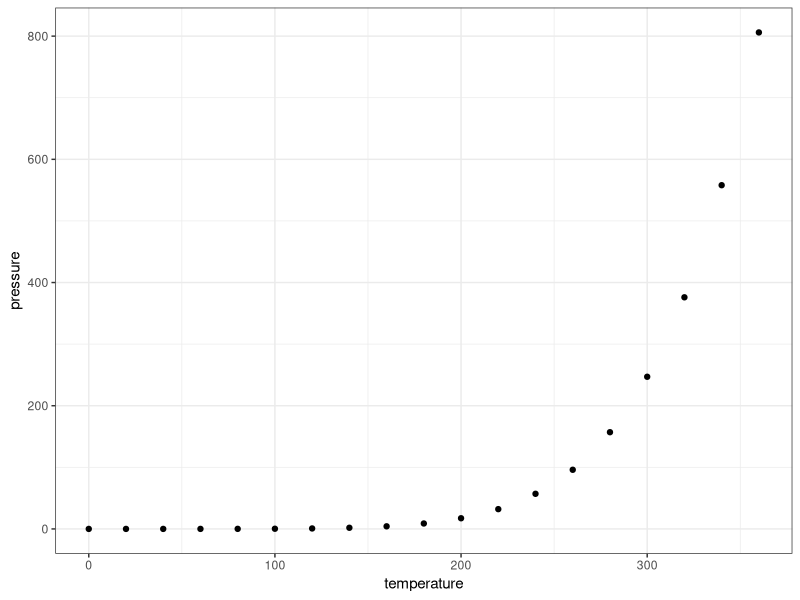

Here is the R script that generated this plot:
## ---- chunk 1
knitr::opts_chunk$set(echo = TRUE)
## ---- chunk 2
library(tidyverse)
## ---- chunk 3
summary(cars)
## ---- chunk 4
pressure %>% 
  ggplot(aes(x = temperature, y = pressure)) +
  geom_point() +
  theme_bw()
